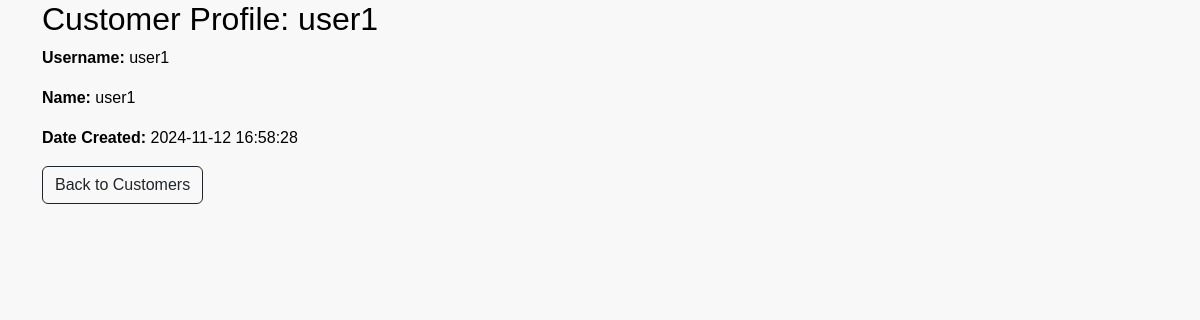
/view_customer/1, run on the app's committed database.
### models.py (models this page shows, shortened)
class CheckPassword:
    def check_password(self, password):
        return bcrypt.checkpw(password.encode('utf-8'), self.password.encode('utf-8'))

class Customer(db.Model, CheckPassword):
    id = db.Column(db.Integer, primary_key=True)
    name = db.Column(db.String(100), nullable=False)
    username = db.Column(db.String(100), unique=True)
    password = db.Column(db.String(100))
    date_created = db.Column(db.DateTime, default=func.current_timestamp())
    blocked = db.Column(db.Boolean, default=False)

### app.py (the view)
@app.route('/view_customer/<int:customer_id>')
def view_customer(customer_id):
    customer = Customer.query.get_or_404(customer_id)
    return render_template('view_customer.html', customer=customer)

### templates/view_customer.html (shortened to what this page needs)
{% extends 'layout.html' %}
{% block more_css %}
<link rel="stylesheet" href="{{ url_for('static', filename='css/customer_dashboard.css') }}">
{% endblock %}
{% block content %}
<div class="container">
    <h2>Customer Profile: {{ customer.name }}</h2>
    <p><strong>Username:</strong> {{ customer.username }}</p>
    <p><strong>Name:</strong> {{ customer.name }}</p>
    <p><strong>Date Created:</strong> {{ customer.date_created }}</p>
    <a href="{{ url_for('customer_admin') }}" class="btn btn-outline-dark">Back to Customers</a>
</div>
{% endblock %}

### static/css/customer_dashboard.css (style rules this page uses)
body { font-family: Arial, sans-serif; margin: 0; padding: 0; background-color: #f8f8f8; color: black; }

### data on the page
Customer: name "user1", username "user1", date_created "2024-11-12 16:58:28"
